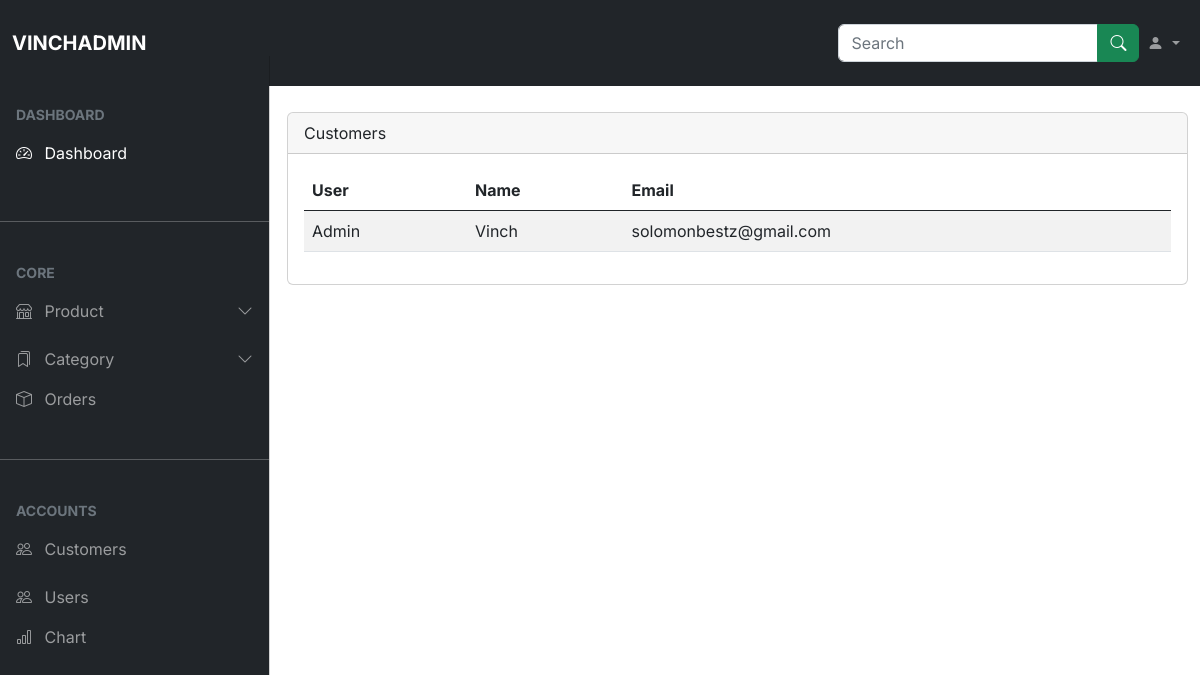
Page /customers/ (signed in) on the earlier database version.
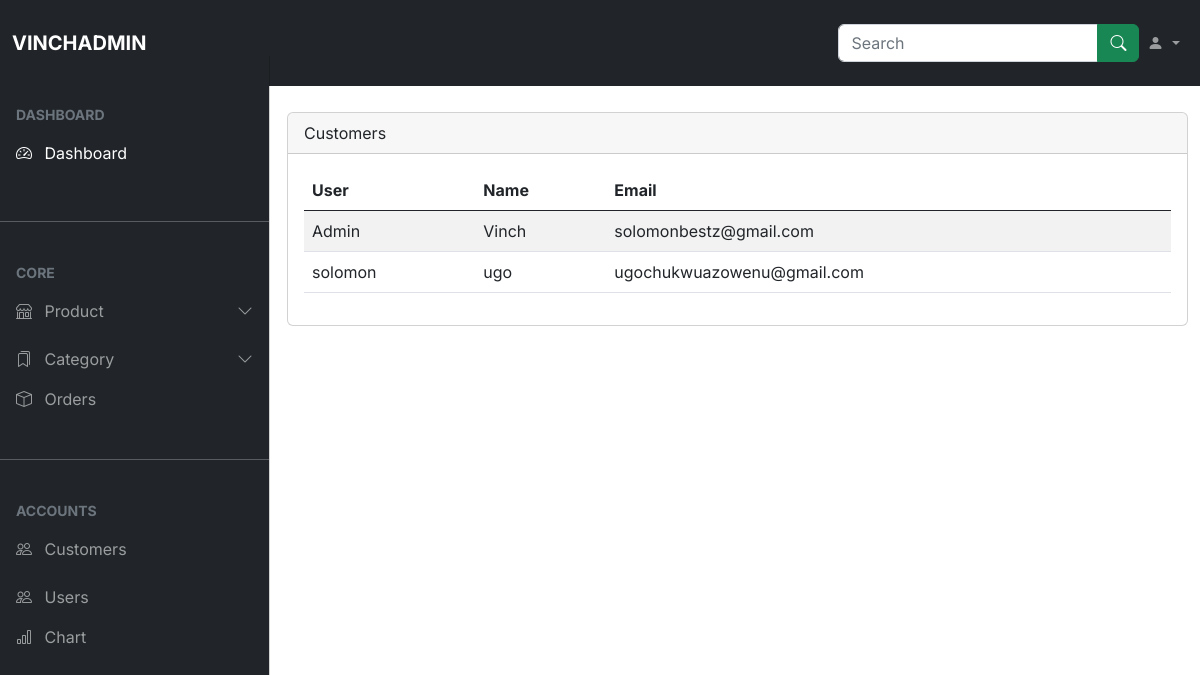
Same page on the later database version.
### store/models.py (models this page shows, shortened)
class Customer(models.Model):
    user = models.OneToOneField(NewUser, on_delete=models.CASCADE)
    name = models.CharField(max_length=200, null=True)
    email = models.CharField(max_length=200, null=True)

### account/models.py (models this page shows)
class NewUser(AbstractBaseUser, PermissionsMixin):
    STATUS = (
        ('M', 'M'),
        ('F', 'F'),
    )
    email = models.EmailField(_("Email Adress"), unique=True)
    first_name = models.CharField(max_length=150)
    last_name = models.CharField(max_length=150)
    middle_name = models.CharField(max_length=150)
    gender = models.CharField(max_length=10, choices=STATUS, null=True)
    phone_number = models.CharField(max_length=17, blank=True, null=True)
    joined_date = models.DateTimeField(default=timezone.now)
    is_staff = models.BooleanField(default = False)
    is_active = models.BooleanField(default=False)
    objects = CustomAccountManager()
    USERNAME_FIELD = "email"
    REQUIRED_FIELDS = ['first_name', 'last_name', 'middle_name', 'gender', 'phone_number']
    def __str__(self):
        return self.last_name

### vinchadmin/views.py (the view)
# urls.py: path('customers/', views.customers, name="customers"),
def customers(request):
    if request.user.is_authenticated:
        c = Customer.objects.all()
        customer = Paginator(c, 10)
        page_num = request.GET.get('page', 1)
        try:
            customer = customer.page(page_num)
        except EmptyPage:
            customer = customer.page(1)
    else:
        return redirect('authentication')
    return render(request, 'admindashboard/customers.html', {'customers': customer})

### account/context_processors.py (called while the page is built)
def users(request):
    if request.user.is_authenticated:
        username = NewUser.objects.get(last_name=request.user)
        last_name = username.last_name
    else:
        last_name = "Account"
        pass
    return {'last_name': last_name}

### store/context_processors.py (called while the page is built, shortened)
def total_cart_items(request):
    if request.user.is_authenticated:
        customer = request.user.customer
        order, created = Order.objects.get_or_create(customer=customer, complete=False)
        items = order.orderitem_set.all()
        if order:
            orderitems = OrderItem.objects.filter(order=order)
            qty = sum([item.quantity for item in orderitems])
            cart_total = sum([item.get_total for item in orderitems])
        else:
            qty = 0
            cart_total = 0
    return {'qty': qty, 'cart_total': cart_total, 'items': items}

### templates/admindashboard/customers.html (shortened to what this page needs)
{% extends 'admindashboard/home.html' %}
{% load static %}
{% block content %}
<div class="container-fluid my-5">
    <div class="row">
        <div class="col-md-12">
            <div class="card">
                <div class="card-header">
                    Customers
                </div>
                <div class="card-body">
                    <div class="table-responsive">
                        <table class="table table-striped">
                            <thead>
                                <tr>
                                    <th>User</th>
                                    <th>Name</th>
                                    <th>Email</th>
                                </tr>
                            </thead>
                            <tbody>
                                {% for user in  customers%}
                                    <tr>
                                        <td>{{user.user}}</td>
                                        <td>{{user.name}}</td>
                                        <td>{{user.email}}</td>
                                    </tr>
                                {% endfor %}
                            </tbody>
                        </table>
                    </div>
                </div>
            </div>
        </div>
    </div>
</div>
{% endblock content%}

Differences in the rows shown:
added Customer: user "solomon", name "ugo", email "ugochukwuazowenu@gmail.com"
